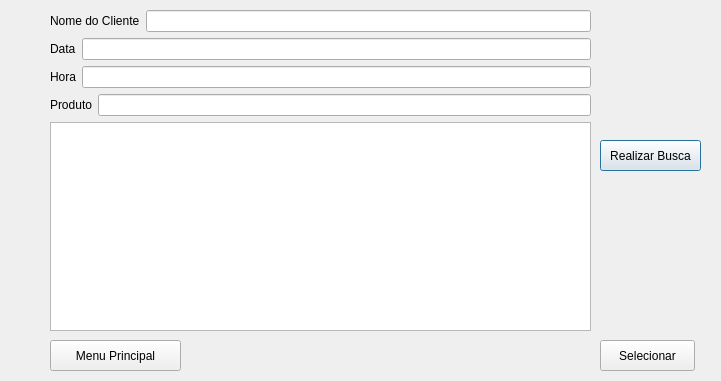
<?xml version="1.0" encoding="UTF-8"?>
<ui version="4.0">
 <class>VerificarVendas</class>
 <widget class="QDialog" name="VerificarVendas">
  <property name="geometry">
   <rect>
    <x>0</x>
    <y>0</y>
    <width>721</width>
    <height>381</height>
   </rect>
  </property>
  <property name="windowTitle">
   <string>Dialog</string>
  </property>
  <widget class="QPushButton" name="Busca">
   <property name="geometry">
    <rect>
     <x>600</x>
     <y>140</y>
     <width>101</width>
     <height>31</height>
    </rect>
   </property>
   <property name="text">
    <string>Realizar Busca</string>
   </property>
  </widget>
  <widget class="QPushButton" name="Selecionar">
   <property name="geometry">
    <rect>
     <x>600</x>
     <y>340</y>
     <width>95</width>
     <height>31</height>
    </rect>
   </property>
   <property name="sizePolicy">
    <sizepolicy hsizetype="Fixed" vsizetype="Fixed">
     <horstretch>0</horstretch>
     <verstretch>0</verstretch>
    </sizepolicy>
   </property>
   <property name="text">
    <string>Selecionar</string>
   </property>
   <property name="autoRepeat">
    <bool>false</bool>
   </property>
   <property name="autoExclusive">
    <bool>false</bool>
   </property>
  </widget>
  <widget class="QPushButton" name="MenuPrincipal">
   <property name="geometry">
    <rect>
     <x>50</x>
     <y>340</y>
     <width>131</width>
     <height>31</height>
    </rect>
   </property>
   <property name="text">
    <string>Menu Principal</string>
   </property>
  </widget>
  <widget class="QWidget" name="layoutWidget">
   <property name="geometry">
    <rect>
     <x>50</x>
     <y>10</y>
     <width>541</width>
     <height>321</height>
    </rect>
   </property>
   <layout class="QVBoxLayout" name="verticalLayout_2">
    <item>
     <layout class="QVBoxLayout" name="verticalLayout">
      <item>
       <layout class="QHBoxLayout" name="horizontalLayout_2">
        <item>
         <widget class="QLabel" name="Cliente">
          <property name="text">
           <string>Nome do Cliente</string>
          </property>
         </widget>
        </item>
        <item>
         <widget class="QLineEdit" name="ClietenLine"/>
        </item>
       </layout>
      </item>
      <item>
       <layout class="QHBoxLayout" name="horizontalLayout_3">
        <item>
         <widget class="QLabel" name="Data">
          <property name="text">
           <string>Data</string>
          </property>
         </widget>
        </item>
        <item>
         <widget class="QLineEdit" name="DataLine"/>
        </item>
       </layout>
      </item>
      <item>
       <layout class="QHBoxLayout" name="horizontalLayout_4">
        <item>
         <widget class="QLabel" name="Hora">
          <property name="text">
           <string>Hora</string>
          </property>
         </widget>
        </item>
        <item>
         <widget class="QLineEdit" name="HoraLine"/>
        </item>
       </layout>
      </item>
      <item>
       <layout class="QHBoxLayout" name="horizontalLayout">
        <item>
         <widget class="QLabel" name="Produto">
          <property name="text">
           <string>Produto</string>
          </property>
         </widget>
        </item>
        <item>
         <widget class="QLineEdit" name="ProdutoLine"/>
        </item>
       </layout>
      </item>
     </layout>
    </item>
    <item>
     <widget class="QTableView" name="tableView"/>
    </item>
   </layout>
  </widget>
 </widget>
 <resources/>
 <connections/>
</ui>
